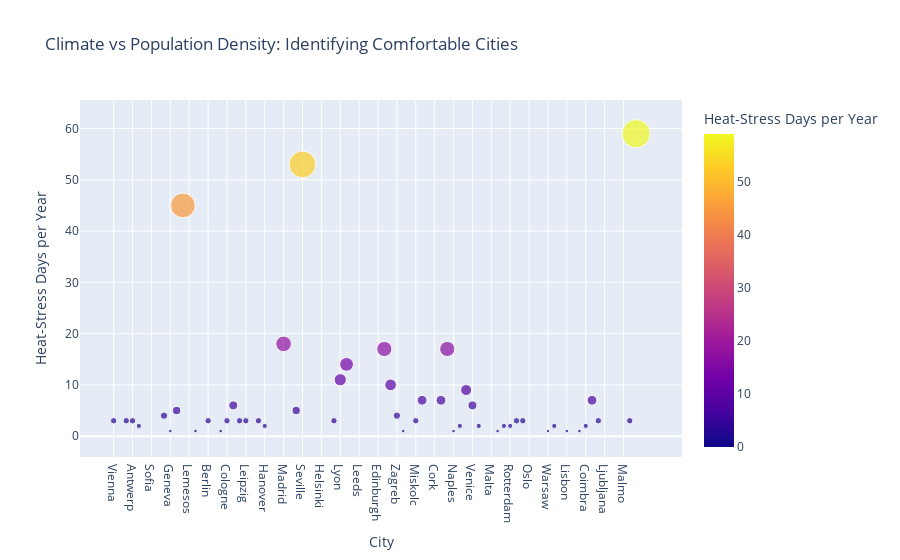
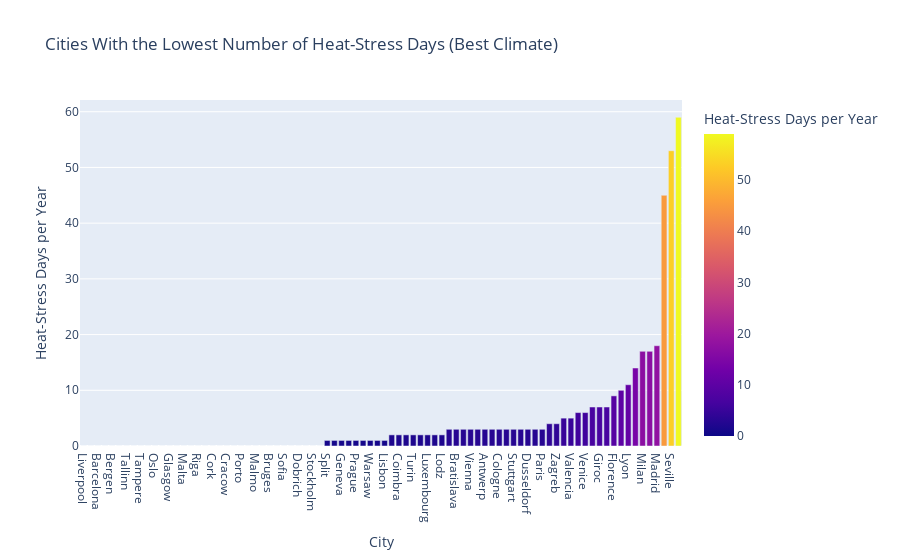

Notebook code cell kept with these figures, in order:
### Code cell
climate = df_in[['City', 'Country', 'Days of Very Strong Heat Stress']].dropna()
climate_sorted = climate.sort_values('Days of Very Strong Heat Stress')

fig = px.scatter(
    climate,
    x='City',
    y='Days of Very Strong Heat Stress',
    size='Days of Very Strong Heat Stress',
    color='Days of Very Strong Heat Stress',
    hover_name='City',
    title='Climate vs Population Density: Identifying Comfortable Cities',
    labels={
        'Population Density': 'Population Density ',
        'Days of Very Strong Heat Stress': 'Heat-Stress Days per Year'
    }
)

fig.show()
fig = px.bar(
    climate_sorted,
    x='City',
    y='Days of Very Strong Heat Stress',
    color='Days of Very Strong Heat Stress',
    title='Cities With the Lowest Number of Heat-Stress Days (Best Climate)',
    labels={'Days of Very Strong Heat Stress': 'Heat-Stress Days per Year'}
)

fig.show()

### Figure 1 — Plotly figure (JSON) as saved in the notebook; plotly's stock layout.template omitted (floating-point values rounded to 4 significant figures)
{"data": [{"hovertemplate": "<b>%{hovertext}</b><br><br>City=%{x}<br>Heat-Stress Days per Year=%{marker.color}<extra></extra>", "hovertext": ["Vienna", "Salzburg", "Brussels", "Antwerp", "Gent", "Bruges", "Sofia", "Dobrich", "Zurich", "Geneva", "Basel", "Lefkosia", "Lemesos", "Prague", "Ostrava", "Berlin", "Hamburg", "Munich", "Cologne", "FrankfurtamMain", "Stuttgart", "Leipzig", "Dresden", "Dusseldorf", "Hanover", "Copenhagen", "Odense", "Madrid", "Barcelona", "Valencia", "Seville", "Malaga", "Tallinn", "Helsinki", "Tampere", "Paris", "Lyon", "Toulouse", "London", "Leeds", "Glasgow", "Liverpool", "Edinburgh", "Athens", "Thessaloniki", "Zagreb", "Split", "Budapest", "Miskolc", "Debrecen", "Dublin", "Cork", "Rome", "Milan", "Naples", "Turin", "Florence", "Venice", "Luxembourg", "Riga", "Malta", "TheHague", "Amsterdam", "Rotterdam", "Utrecht", "Eindhoven", "Oslo", "Bergen", "Stavanger", "Warsaw", "Lodz", "Cracow", "Lisbon", "Porto", "Braga", "Coimbra", "Giroc", "Bratislava", "Ljubljana", "Stockholm", "Gothenburg", "Malmo", "Ankara", "Adana"], "legendgroup": "", "marker": {"color": [3, 0, 3, 3, 2, 0, 0, 0, 4, 1, 5, 45, 0, 1, 0, 3, 0, 1, 3, 6, 3, 3, 0, 3, 2, 0, 0, 18, 0, 5, 53, 0, 0, 0, 0, 3, 11, 14, 0, 0, 0, 0, 0, 17, 10, 4, 1, 0, 3, 7, 0, 0, 7, 17, 1, 2, 9, 6, 2, 0, 0, 1, 2, 2, 3, 3, 0, 0, 0, 1, 2, 0, 1, 0, 1, 2, 7, 3, 0, 0, 0, 0, 3, 59], "coloraxis": "coloraxis", "size": [3, 0, 3, 3, 2, 0, 0, 0, 4, 1, 5, 45, 0, 1, 0, 3, 0, 1, 3, 6, 3, 3, 0, 3, 2, 0, 0, 18, 0, 5, 53, 0, 0, 0, 0, 3, 11, 14, 0, 0, 0, 0, 0, 17, 10, 4, 1, 0, 3, 7, 0, 0, 7, 17, 1, 2, 9, 6, 2, 0, 0, 1, 2, 2, 3, 3, 0, 0, 0, 1, 2, 0, 1, 0, 1, 2, 7, 3, 0, 0, 0, 0, 3, 59], "sizemode": "area", "sizeref": 0.1475, "symbol": "circle"}, "mode": "markers", "name": "", "orientation": "v", "showlegend": false, "type": "scatter", "x": ["Vienna", "Salzburg", "Brussels", "Antwerp", "Gent", "Bruges", "Sofia", "Dobrich", "Zurich", "Geneva", "Basel", "Lefkosia", "Lemesos", "Prague", "Ostrava", "Berlin", "Hamburg", "Munich", "Cologne", "FrankfurtamMain", "Stuttgart", "Leipzig", "Dresden", "Dusseldorf", "Hanover", "Copenhagen", "Odense", "Madrid", "Barcelona", "Valencia", "Seville", "Malaga", "Tallinn", "Helsinki", "Tampere", "Paris", "Lyon", "Toulouse", "London", "Leeds", "Glasgow", "Liverpool", "Edinburgh", "Athens", "Thessaloniki", "Zagreb", "Split", "Budapest", "Miskolc", "Debrecen", "Dublin", "Cork", "Rome", "Milan", "Naples", "Turin", "Florence", "Venice", "Luxembourg", "Riga", "Malta", "TheHague", "Amsterdam", "Rotterdam", "Utrecht", "Eindhoven", "Oslo", "Bergen", "Stavanger", "Warsaw", "Lodz", "Cracow", "Lisbon", "Porto", "Braga", "Coimbra", "Giroc", "Bratislava", "Ljubljana", "Stockholm", "Gothenburg", "Malmo", "Ankara", "Adana"], "xaxis": "x", "y": [3, 0, 3, 3, 2, 0, 0, 0, 4, 1, 5, 45, 0, 1, 0, 3, 0, 1, 3, 6, 3, 3, 0, 3, 2, 0, 0, 18, 0, 5, 53, 0, 0, 0, 0, 3, 11, 14, 0, 0, 0, 0, 0, 17, 10, 4, 1, 0, 3, 7, 0, 0, 7, 17, 1, 2, 9, 6, 2, 0, 0, 1, 2, 2, 3, 3, 0, 0, 0, 1, 2, 0, 1, 0, 1, 2, 7, 3, 0, 0, 0, 0, 3, 59], "yaxis": "y"}], "layout": {"coloraxis": {"colorbar": {"title": {"text": "Heat-Stress Days per Year"}}, "colorscale": [[0, "#0d0887"], [0.1111, "#46039f"], [0.2222, "#7201a8"], [0.3333, "#9c179e"], [0.4444, "#bd3786"], [0.5556, "#d8576b"], [0.6667, "#ed7953"], [0.7778, "#fb9f3a"], [0.8889, "#fdca26"], [1, "#f0f921"]]}, "legend": {"itemsizing": "constant", "tracegroupgap": 0}, "title": {"text": "Climate vs Population Density: Identifying Comfortable Cities"}, "xaxis": {"anchor": "y", "domain": [0, 1], "title": {"text": "City"}}, "yaxis": {"anchor": "x", "domain": [0, 1], "title": {"text": "Heat-Stress Days per Year"}}}}

### Figure 2 — Plotly figure (JSON) as saved in the notebook; plotly's stock layout.template omitted (floating-point values rounded to 4 significant figures)
{"data": [{"hovertemplate": "City=%{x}<br>Heat-Stress Days per Year=%{marker.color}<extra></extra>", "legendgroup": "", "marker": {"color": [0, 0, 0, 0, 0, 0, 0, 0, 0, 0, 0, 0, 0, 0, 0, 0, 0, 0, 0, 0, 0, 0, 0, 0, 0, 0, 0, 0, 0, 0, 0, 0, 0, 0, 1, 1, 1, 1, 1, 1, 1, 1, 1, 2, 2, 2, 2, 2, 2, 2, 2, 3, 3, 3, 3, 3, 3, 3, 3, 3, 3, 3, 3, 3, 3, 4, 4, 5, 5, 6, 6, 7, 7, 7, 9, 10, 11, 14, 17, 17, 18, 45, 53, 59], "coloraxis": "coloraxis", "pattern": {"shape": ""}}, "name": "", "orientation": "v", "showlegend": false, "textposition": "auto", "type": "bar", "x": ["Liverpool", "Copenhagen", "Barcelona", "Stavanger", "Bergen", "Malaga", "Tallinn", "Helsinki", "Tampere", "Dresden", "Oslo", "Leeds", "Glasgow", "Edinburgh", "Malta", "Budapest", "Riga", "Dublin", "Cork", "London", "Cracow", "Odense", "Porto", "Salzburg", "Malmo", "Gothenburg", "Bruges", "Hamburg", "Sofia", "Ostrava", "Dobrich", "Lemesos", "Stockholm", "Ljubljana", "Split", "TheHague", "Geneva", "Naples", "Prague", "Munich", "Warsaw", "Braga", "Lisbon", "Rotterdam", "Coimbra", "Amsterdam", "Turin", "Gent", "Luxembourg", "Hanover", "Lodz", "Eindhoven", "Bratislava", "Utrecht", "Vienna", "Brussels", "Antwerp", "Berlin", "Cologne", "Miskolc", "Stuttgart", "Leipzig", "Dusseldorf", "Ankara", "Paris", "Zurich", "Zagreb", "Basel", "Valencia", "FrankfurtamMain", "Venice", "Debrecen", "Giroc", "Rome", "Florence", "Thessaloniki", "Lyon", "Toulouse", "Milan", "Athens", "Madrid", "Lefkosia", "Seville", "Adana"], "xaxis": "x", "y": [0, 0, 0, 0, 0, 0, 0, 0, 0, 0, 0, 0, 0, 0, 0, 0, 0, 0, 0, 0, 0, 0, 0, 0, 0, 0, 0, 0, 0, 0, 0, 0, 0, 0, 1, 1, 1, 1, 1, 1, 1, 1, 1, 2, 2, 2, 2, 2, 2, 2, 2, 3, 3, 3, 3, 3, 3, 3, 3, 3, 3, 3, 3, 3, 3, 4, 4, 5, 5, 6, 6, 7, 7, 7, 9, 10, 11, 14, 17, 17, 18, 45, 53, 59], "yaxis": "y"}], "layout": {"barmode": "relative", "coloraxis": {"colorbar": {"title": {"text": "Heat-Stress Days per Year"}}, "colorscale": [[0, "#0d0887"], [0.1111, "#46039f"], [0.2222, "#7201a8"], [0.3333, "#9c179e"], [0.4444, "#bd3786"], [0.5556, "#d8576b"], [0.6667, "#ed7953"], [0.7778, "#fb9f3a"], [0.8889, "#fdca26"], [1, "#f0f921"]]}, "legend": {"tracegroupgap": 0}, "title": {"text": "Cities With the Lowest Number of Heat-Stress Days (Best Climate)"}, "xaxis": {"anchor": "y", "domain": [0, 1], "title": {"text": "City"}}, "yaxis": {"anchor": "x", "domain": [0, 1], "title": {"text": "Heat-Stress Days per Year"}}}}
